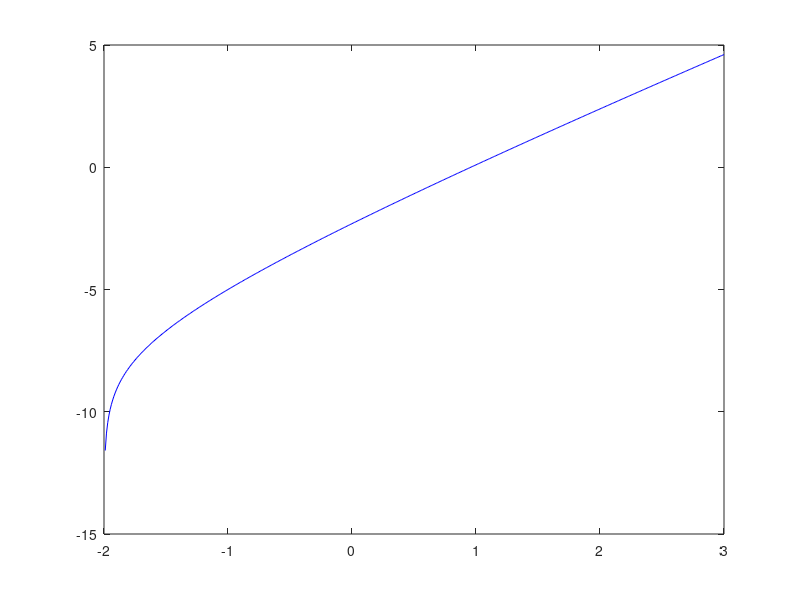

MATLAB code to generate this figure: (Note: this script raises an error after producing the figure.)
% grafik tunggal pnl 3

% plot kurva
x = linspace(-1.99, 3, 500);
f = @(x) log(x + 2) + 2*x -3;
y = f(x);

plot(x, y, 'b');

% sumbu
xline(0,'k');
yline(0, 'k');

xlabel('x');
ylabel('y');
title('Grafik Tunggal PNL log(x + 2) + 2*x -3');
legend('f(x) = log(x + 2) + 2x -3', 'Location', 'southeast');

% annotation
gtext('f(x) = log(x + 2) + 2x -3');
gtext('Akar');
